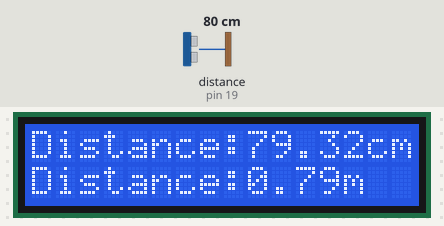
The sketch below on a simulated Arduino Uno, built with avr-gcc and run on an emulated ATmega328P. Parts: 16×2 character LCD. Wiring (inferred from the names in the program): ultrasonic range finder: trigger pin 18; echo pin 19. Inputs (shaded band) come from the test bench; at power-on: distance to the obstacle (sensor on pin 19) 80 cm. The echo pulse lasts 58.3 µs per cm.

Above: at 5.2 s.
5.3 s: distance to the obstacle (sensor on pin 19) set to 2 cm
At 6.7 s:
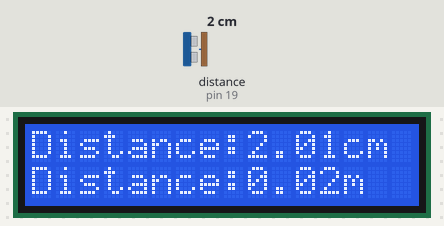
8.6 s: distance to the obstacle (sensor on pin 19) set to 4 cm
At 9.9 s:
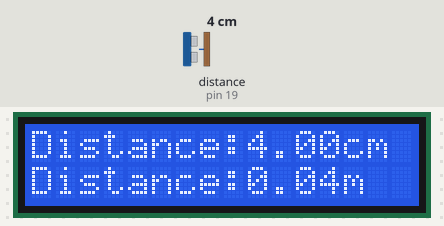
11.6 s: distance to the obstacle (sensor on pin 19) set to 9 cm
At 12.9 s:
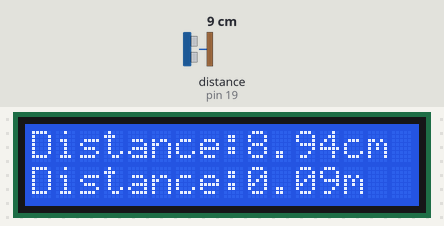
Timing chart, 0 to 14.6 s (numbered marks = the images above; inputs shaded):
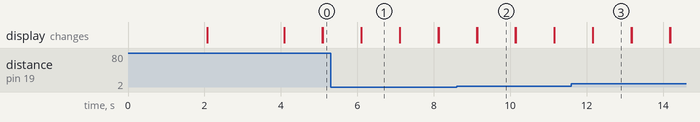

The sketch:

Ultrasonic_distance_mesurement.ino
```cpp
#include <LiquidCrystal.h>


#define trigger 18

#define echo 19


LiquidCrystal lcd(2,3,4,5,6,7);


float time=0,distance=0;


void setup()

{

 lcd.begin(16,2);

 pinMode(trigger,OUTPUT);

 pinMode(echo,INPUT);

 lcd.print(" Ultra sonic");

 lcd.setCursor(0,1);

 lcd.print("Distance Meter");

 delay(2000);

 lcd.clear();


 delay(2000);

}


void loop()

{

 lcd.clear();

 digitalWrite(trigger,LOW);

 delayMicroseconds(2);

 digitalWrite(trigger,HIGH);

 delayMicroseconds(10);

 digitalWrite(trigger,LOW);

 delayMicroseconds(2);

 time=pulseIn(echo,HIGH);

 distance=time*340/20000;

 lcd.clear();

 lcd.print("Distance:");

 lcd.print(distance);

 lcd.print("cm");

 lcd.setCursor(0,1);

 lcd.print("Distance:");

 lcd.print(distance/100);

 lcd.print("m");

 delay(1000);

}
```

Measured:
- after the input at 5.3 s, the display: first differs from a run without the input after 0.81 s (image 1)
- after the input at 8.6 s, the display: first differs from a run without the input after 0.54 s (image 2)
- after the input at 11.6 s, the display: first differs from a run without the input after 0.57 s (image 3)
- what the display in image 1 shows lasts 1.0 s, from 6.1 s to 7.1 s
